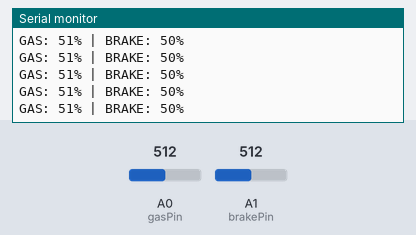
Bench run of a sketch on a simulated Arduino Uno, built with avr-gcc and run on an emulated ATmega328P. Shown: the last lines printed to the serial monitor. Inputs (shaded band) come from the test bench; at power-on: A0 (gasPin) = 512, A1 (brakePin) = 512.

Above: at 1.2 s.
1.3 s: A0 (gasPin) set to 235
At 2.0 s:
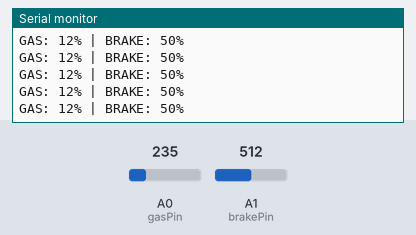
4.3 s: A0 (gasPin) set to 205
At 5.0 s:
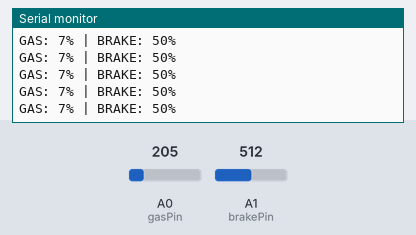
5.8 s: A1 (brakePin) set to 892
At 6.8 s:
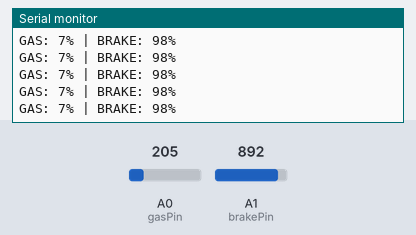
7.3 s: A1 (brakePin) set to 915
At 7.9 s:
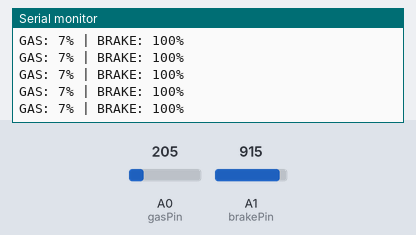
Timing chart, 0 to 10.3 s (numbered marks = the images above; inputs shaded):
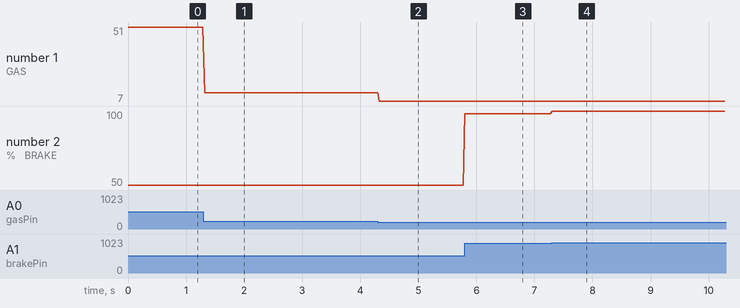

Measured:
- after the input at 1.3 s, the serial monitor: prints a new line at once (image 1)
- after the input at 4.3 s, the serial monitor: prints a new line at once (image 2)
- after the input at 5.8 s, the serial monitor: prints a new line at once (image 3)
- after the input at 7.3 s, the serial monitor: prints a new line at once (image 4)
- plotted number 1: 51 → 12 after the input at 1.3 s, 12 → 7 after the input at 4.3 s
- plotted number 2: 50 → 98 after the input at 5.8 s, 98 → 100 after the input at 7.3 s

The sketch:

pedal_reader.ino
```cpp
// Pins
const int gasPin = A0;
const int brakePin = A1;

// Calibration for Gas
int gasMin = 150;
int gasMax = 850;

// Calibration for Brake
int brakeMin = 120;
int brakeMax = 900;

void setup() {
  Serial.begin(9600);
}

void loop() {
  // --- Process Gas Pedal ---
  int gasRaw = analogRead(gasPin);
  int gasClean = constrain(gasRaw, gasMin, gasMax);
  int gasPercent = map(gasClean, gasMin, gasMax, 0, 100);

  // --- Process Brake Pedal ---
  int brakeRaw = analogRead(brakePin);
  int brakeClean = constrain(brakeRaw, brakeMin, brakeMax);
  int brakePercent = map(brakeClean, brakeMin, brakeMax, 0, 100);

  // --- Display Results ---
  Serial.print("GAS: ");
  Serial.print(gasPercent);
  Serial.print("% | BRAKE: ");
  Serial.print(brakePercent);
  Serial.println("%");

  delay(30); // Faster refresh for two pedals
}
```
